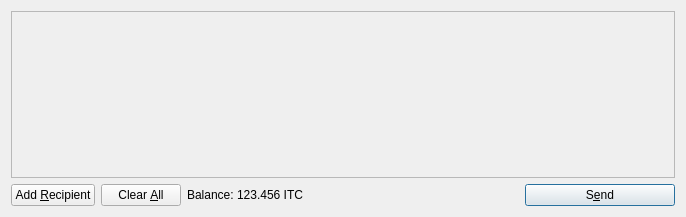
<?xml version="1.0" encoding="UTF-8"?>
<ui version="4.0">
 <class>SendCoinsDialog</class>
 <widget class="QDialog" name="SendCoinsDialog">
  <property name="geometry">
   <rect>
    <x>0</x>
    <y>0</y>
    <width>686</width>
    <height>217</height>
   </rect>
  </property>
  <property name="windowTitle">
   <string>Send Coins</string>
  </property>
  <layout class="QVBoxLayout" name="verticalLayout">
   <item>
    <widget class="QScrollArea" name="scrollArea">
     <property name="widgetResizable">
      <bool>true</bool>
     </property>
     <widget class="QWidget" name="scrollAreaWidgetContents">
      <property name="geometry">
       <rect>
        <x>0</x>
        <y>0</y>
        <width>666</width>
        <height>165</height>
       </rect>
      </property>
      <layout class="QVBoxLayout" name="verticalLayout_2">
       <property name="margin">
        <number>0</number>
       </property>
       <item>
        <layout class="QVBoxLayout" name="entries">
         <property name="spacing">
          <number>6</number>
         </property>
        </layout>
       </item>
       <item>
        <spacer name="verticalSpacer">
         <property name="orientation">
          <enum>Qt::Vertical</enum>
         </property>
         <property name="sizeHint" stdset="0">
          <size>
           <width>20</width>
           <height>40</height>
          </size>
         </property>
        </spacer>
       </item>
      </layout>
     </widget>
    </widget>
   </item>
   <item>
    <layout class="QHBoxLayout" name="horizontalLayout">
     <item>
      <widget class="QPushButton" name="addButton">
       <property name="toolTip">
        <string>Send to multiple recipients at once</string>
       </property>
       <property name="text">
        <string>Add &amp;Recipient</string>
       </property>
       <property name="icon">
        <iconset resource="../bitcoin.qrc">
         <normaloff>:/icons/add</normaloff>:/icons/add</iconset>
       </property>
       <property name="autoDefault">
        <bool>false</bool>
       </property>
      </widget>
     </item>
     <item>
      <widget class="QPushButton" name="clearButton">
       <property name="sizePolicy">
        <sizepolicy hsizetype="Minimum" vsizetype="Fixed">
         <horstretch>0</horstretch>
         <verstretch>0</verstretch>
        </sizepolicy>
       </property>
       <property name="toolTip">
        <string>Remove all transaction fields</string>
       </property>
       <property name="text">
        <string>Clear &amp;All</string>
       </property>
       <property name="icon">
        <iconset resource="../bitcoin.qrc">
         <normaloff>:/icons/remove</normaloff>:/icons/remove</iconset>
       </property>
       <property name="autoRepeatDelay">
        <number>300</number>
       </property>
       <property name="autoDefault">
        <bool>false</bool>
       </property>
      </widget>
     </item>
     <item>
      <layout class="QHBoxLayout" name="horizontalLayout_2">
       <property name="spacing">
        <number>3</number>
       </property>
       <item>
        <widget class="QLabel" name="label">
         <property name="text">
          <string>Balance:</string>
         </property>
        </widget>
       </item>
       <item>
        <widget class="QLabel" name="labelBalance">
         <property name="cursor">
          <cursorShape>IBeamCursor</cursorShape>
         </property>
         <property name="text">
          <string>123.456 ITC</string>
         </property>
         <property name="textInteractionFlags">
          <set>Qt::LinksAccessibleByMouse|Qt::TextSelectableByKeyboard|Qt::TextSelectableByMouse</set>
         </property>
        </widget>
       </item>
      </layout>
     </item>
     <item>
      <spacer name="horizontalSpacer">
       <property name="orientation">
        <enum>Qt::Horizontal</enum>
       </property>
       <property name="sizeHint" stdset="0">
        <size>
         <width>40</width>
         <height>20</height>
        </size>
       </property>
      </spacer>
     </item>
     <item>
      <widget class="QPushButton" name="sendButton">
       <property name="minimumSize">
        <size>
         <width>150</width>
         <height>0</height>
        </size>
       </property>
       <property name="toolTip">
        <string>Confirm the send action</string>
       </property>
       <property name="text">
        <string>S&amp;end</string>
       </property>
       <property name="icon">
        <iconset resource="../bitcoin.qrc">
         <normaloff>:/icons/send</normaloff>:/icons/send</iconset>
       </property>
       <property name="default">
        <bool>true</bool>
       </property>
      </widget>
     </item>
    </layout>
   </item>
  </layout>
 </widget>
 <resources>
  <include location="../bitcoin.qrc"/>
 </resources>
 <connections/>
</ui>
